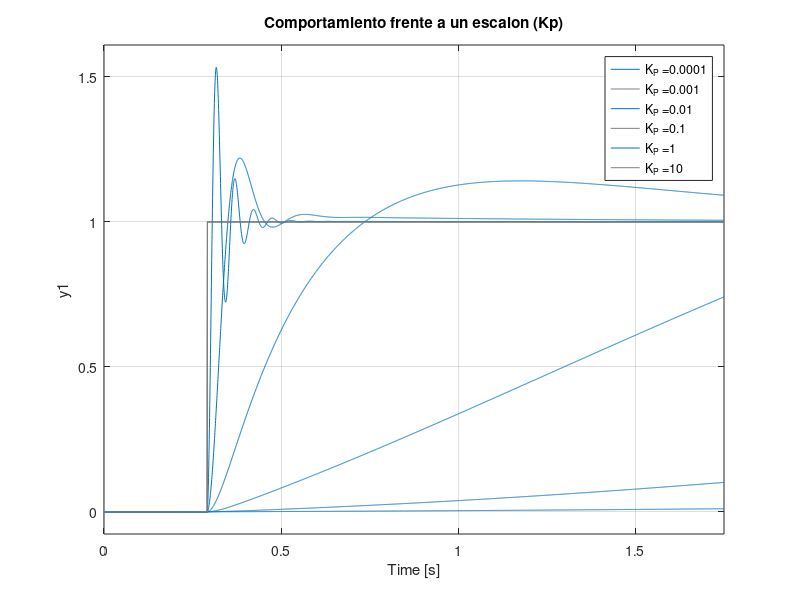
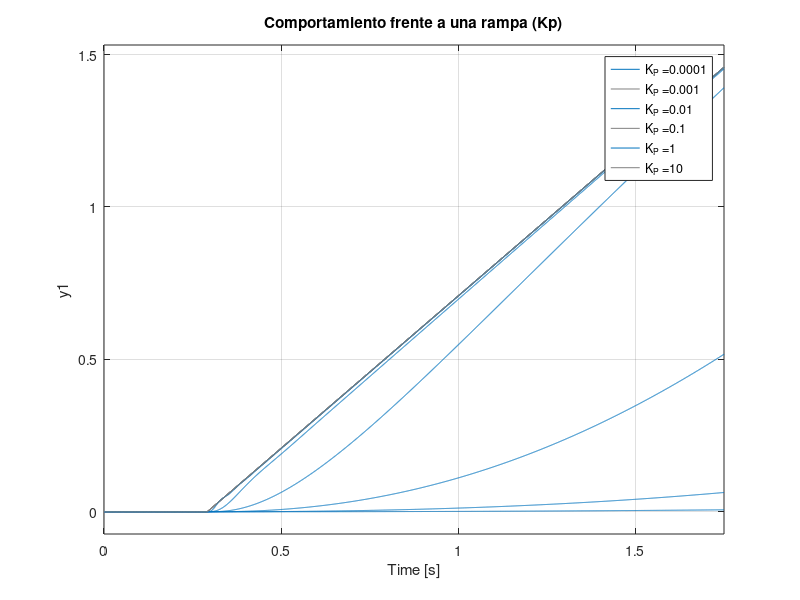
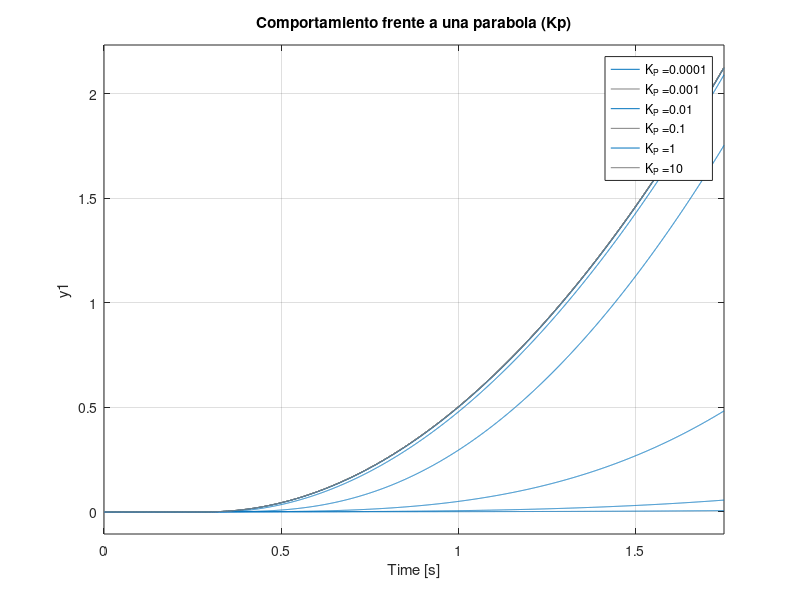
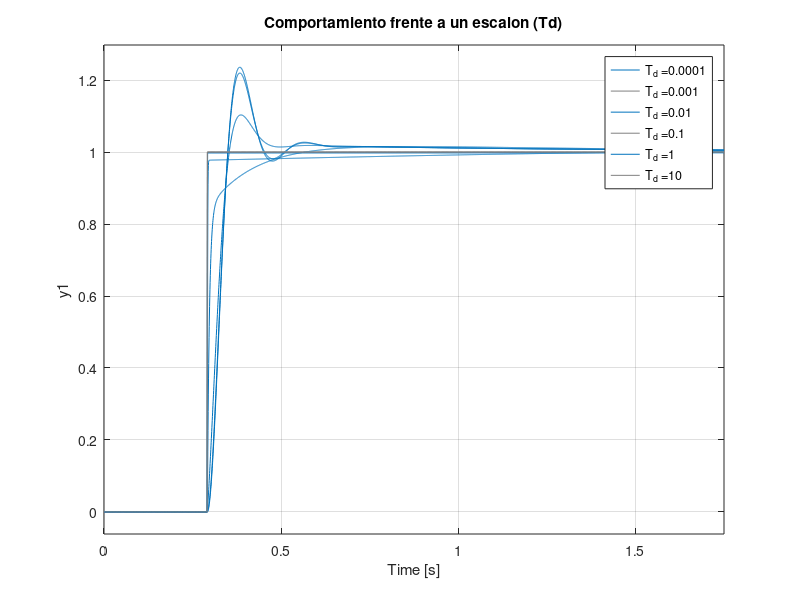

The MATLAB source for these figures, in order:
clear all; clc; close all;

%% Initiation Parameters
K = 1500;
p = 35;

x = p.*(0:0.0005/p:0.05);

aux = -4:1:1;
auxTi = -1.5:0.5:1;
auxTd = -4:1:1;

Kp = 10.^aux;
Ti = 10.^auxTi;
Td = 10.^auxTd;

Kpfija = 1;
Tdfija = 0.001;
Tifija = 1;

%% Td, Ti fijo

% Step
figure(1)
grid on;

Legend = cell(length(aux),1);

u = ones(1,length(x));
u(1:ceil(length(u)/6)) = 0;
t = x;

for i = 1:length(Kp)
    num = [K*Kp(i)*Tdfija K*Kp(i) K*Kp(i)/Tifija];
    den = [1 p+K*Kp(i)*Tdfija K*Kp(i) K*Kp(i)/Tifija];
    sys = tf(num,den);
    lsim(sys, u, t)
    Legend{i} = strcat('K_{P} = ', num2str(Kp(i)));
    hold on;
end

title('Comportamiento frente a un escalon (Kp)')
legend(Legend);
hold off;
saveas(gcf,'img/01_PIDEscalonKp.png')

% Ramp
figure(2)
grid on;

Legend = cell(length(aux),1);

t = x;
u = t-t(ceil(length(t)/6));
u(1:ceil(length(u)/6)) = 0;

for i = 1:length(Kp)
    num = [K*Kp(i)*Tdfija K*Kp(i) K*Kp(i)/Tifija];
    den = [1 p+K*Kp(i)*Tdfija K*Kp(i) K*Kp(i)/Tifija];
    sys = tf(num,den);
    lsim(sys, u, t)
    Legend{i} = strcat('K_{P} = ', num2str(Kp(i)));
    hold on;
end

title('Comportamiento frente a una rampa (Kp)')
legend(Legend);
hold off;
saveas(gcf,'img/01_PIDRampaKp.png')

% Parable
figure(3)
grid on;

Legend = cell(length(aux),1);

t = x;
u = (t-t(ceil(length(t)/6))).^2;
u(1:ceil(length(u)/6)) = 0;

for i = 1:length(Kp)
    num = [K*Kp(i)*Tdfija K*Kp(i) K*Kp(i)/Tifija];
    den = [1 p+K*Kp(i)*Tdfija K*Kp(i) K*Kp(i)/Tifija];
    sys = tf(num,den);
    lsim(sys, u, t)
    Legend{i} = strcat('K_{P} = ', num2str(Kp(i)));
    hold on;
end

title('Comportamiento frente a una parabola (Kp)')
legend(Legend);
hold off;
saveas(gcf,'img/01_PIDParabolaKp.png')

%% Ti, Kp fijo

% Step
figure(4)
grid on;

Legend = cell(length(auxTd),1);

u = ones(1,length(x));
u(1:ceil(length(u)/6)) = 0;
t = x;

for i = 1:length(Td)
    num = [K*Kpfija*Td(i) K*Kpfija K*Kpfija/Tifija];
    den = [1 p+K*Kpfija*Td(i) K*Kpfija K*Kpfija/Tifija];
    sys = tf(num,den);
    lsim(sys, u, t)
    Legend{i} = strcat('T_{d} = ', num2str(Td(i)));
    hold on;
end

title('Comportamiento frente a un escalon (Td)')
legend(Legend);
hold off;
saveas(gcf,'img/01_PIDEscalonTd.png')

% Ramp
figure(5)
grid on;

Legend = cell(length(auxTd),1);

t = x;
u = t-t(ceil(length(t)/6));
u(1:ceil(length(u)/6)) = 0;

for i = 1:length(Td)
    num = [K*Kpfija*Td(i) K*Kpfija K*Kpfija/Tifija];
    den = [1 p+K*Kpfija*Td(i) K*Kpfija K*Kpfija/Tifija];
    sys = tf(num,den);
    lsim(sys, u, t)
    Legend{i} = strcat('T_{d} = ', num2str(Td(i)));
    hold on;
end

title('Comportamiento frente a una rampa (Td)')
legend(Legend);
hold off;
saveas(gcf,'img/01_PIDRampaTd.png')

% Parable
figure(6)
grid on;

Legend = cell(length(auxTd),1);

t = x;
u = (t-t(ceil(length(t)/6))).^2;
u(1:ceil(length(u)/6)) = 0;

for i = 1:length(Td)
    num = [K*Kpfija*Td(i) K*Kpfija K*Kpfija/Tifija];
    den = [1 p+K*Kpfija*Td(i) K*Kpfija K*Kpfija/Tifija];
    sys = tf(num,den);
    lsim(sys, u, t)
    Legend{i} = strcat('T_{d} = ', num2str(Td(i)));
    hold on;
end

title('Comportamiento frente a una parabola (Td)')
legend(Legend);
hold off;
saveas(gcf,'img/01_PIDParabolaTd.png')

%% Kp, Td fijo

% Step
figure(7)
grid on;

Legend = cell(length(auxTi),1);

u = ones(1,length(x));
u(1:ceil(length(u)/6)) = 0;
t = x;

for i = 1:length(Ti)
    num = [K*Kpfija*Tdfija K*Kpfija K*Kpfija/Ti(i)];
    den = [1 p+K*Kpfija*Tdfija K*Kpfija K*Kpfija/Ti(i)];
    sys = tf(num,den);
    lsim(sys, u, t)
    Legend{i} = strcat('T_{i} = ', num2str(Ti(i)));
    hold on;
end

title('Comportamiento frente a un escalon (Ti)')
legend(Legend);
hold off;
saveas(gcf,'img/01_PIDEscalonTi.png')

% Ramp
figure(8)
grid on;

Legend = cell(length(auxTi),1);

t = x;
u = t-t(ceil(length(t)/6));
u(1:ceil(length(u)/6)) = 0;

for i = 1:length(Ti)
    num = [K*Kpfija*Tdfija K*Kpfija K*Kpfija/Ti(i)];
    den = [1 p+K*Kpfija*Tdfija K*Kpfija K*Kpfija/Ti(i)];
    sys = tf(num,den);
    lsim(sys, u, t)
    Legend{i} = strcat('T_{i} = ', num2str(Ti(i)));
    hold on;
end

title('Comportamiento frente a una rampa (Ti)')
legend(Legend);
hold off;
saveas(gcf,'img/01_PIDRampaTi.png')

% Parable
figure(9)
grid on;

Legend = cell(length(auxTi),1);

t = x;
u = (t-t(ceil(length(t)/6))).^2;
u(1:ceil(length(u)/6)) = 0;

for i = 1:length(Ti)
    num = [K*Kpfija*Tdfija K*Kpfija K*Kpfija/Ti(i)];
    den = [1 p+K*Kpfija*Tdfija K*Kpfija K*Kpfija/Ti(i)];
    sys = tf(num,den);
    lsim(sys, u, t)
    Legend{i} = strcat('T_{i} = ', num2str(Td(i)));
    hold on;
end

title('Comportamiento frente a una parabola (Ti)')
legend(Legend);
hold off;
saveas(gcf,'img/01_PIDParabolaTi.png')
